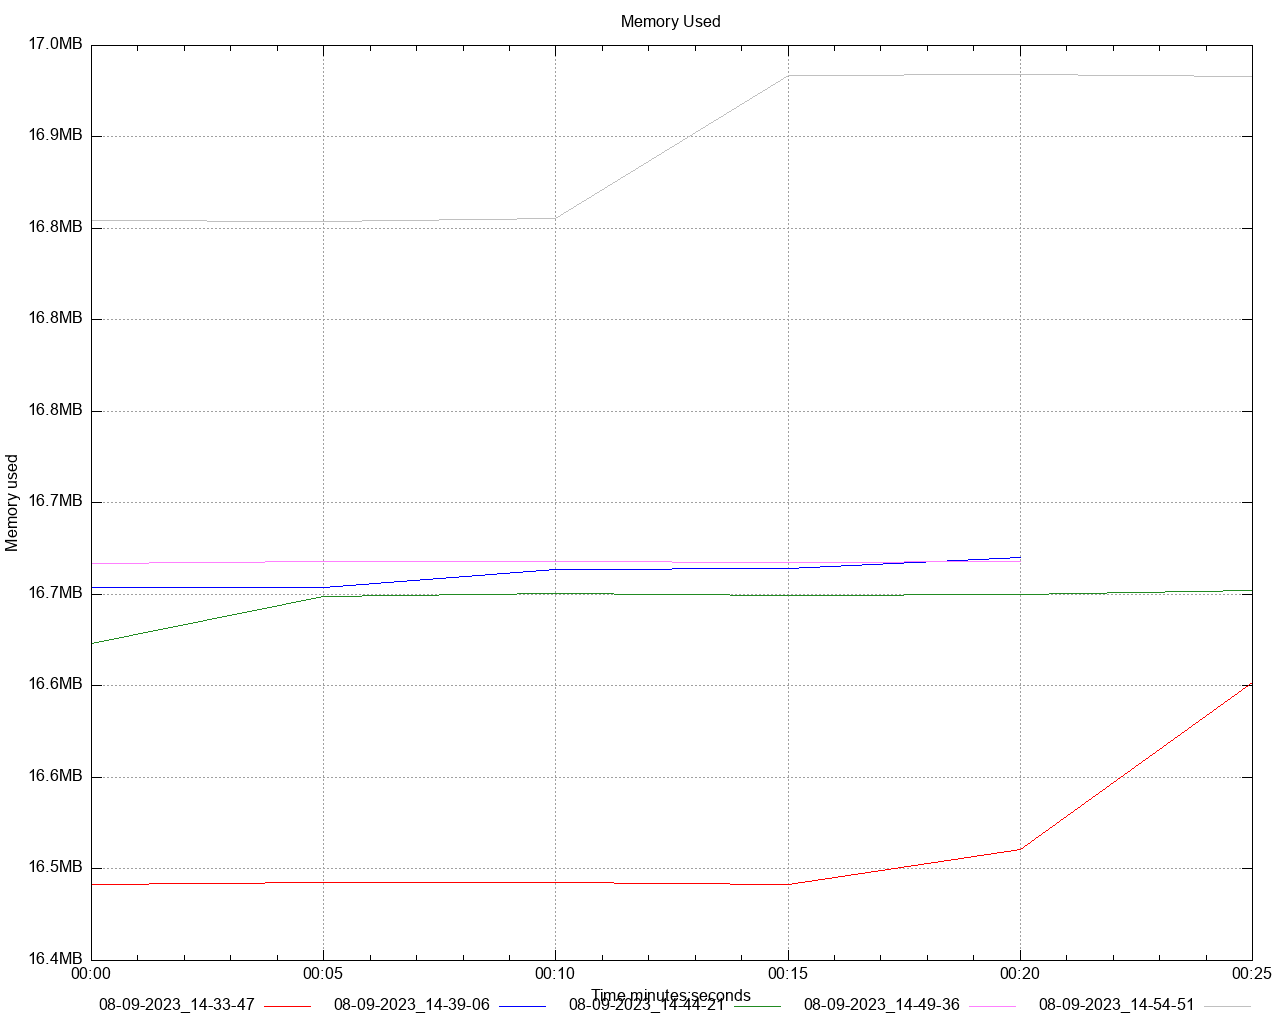

Write the gnuplot code that produced this figure.
set title 'Memory Used' noenhanced
set style data lines
set datafile separator ","
set terminal png size 1280,1024
set grid
set key below
set xdata time
set timefmt "%s"
offset = 0
t0(x)=(offset=($0==0) ? x : offset, x - offset)
set xlabel 'Time minutes:seconds'
set ylabel 'Memory used'
set format y '%.1s%cB'
set output '/Users/gbarnett/git/hazelcast-simulator/atomiclong-3node-member/atomicreference/dstat/memory_used_A2.png'
plot \
   '/Users/gbarnett/git/hazelcast-simulator/atomiclong-3node-member/atomicreference/data/memory_used_A2_1.data' using (t0(timecolumn(1))):2 title "08-09-2023_14-33-47" noenhanced lt rgb "red", \
   '/Users/gbarnett/git/hazelcast-simulator/atomiclong-3node-member/atomicreference/data/memory_used_A2_2.data' using (t0(timecolumn(1))):2 title "08-09-2023_14-39-06" noenhanced lt rgb "blue", \
   '/Users/gbarnett/git/hazelcast-simulator/atomiclong-3node-member/atomicreference/data/memory_used_A2_3.data' using (t0(timecolumn(1))):2 title "08-09-2023_14-44-21" noenhanced lt rgb "forest-green", \
   '/Users/gbarnett/git/hazelcast-simulator/atomiclong-3node-member/atomicreference/data/memory_used_A2_4.data' using (t0(timecolumn(1))):2 title "08-09-2023_14-49-36" noenhanced lt rgb "orchid", \
   '/Users/gbarnett/git/hazelcast-simulator/atomiclong-3node-member/atomicreference/data/memory_used_A2_5.data' using (t0(timecolumn(1))):2 title "08-09-2023_14-54-51" noenhanced lt rgb "grey", \
